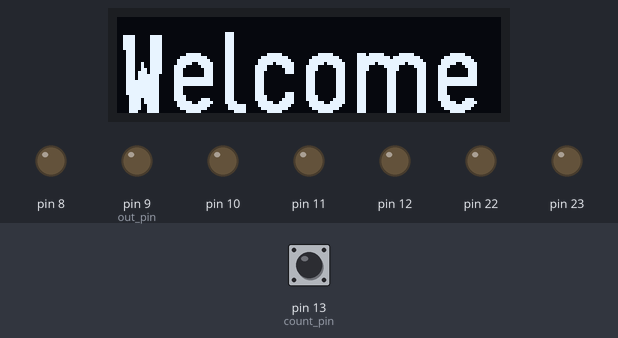
Bench run of a sketch on a simulated Arduino Uno, built with avr-gcc and run on an emulated ATmega328P. Parts: 128×32 one-colour display, output pins drawn as LEDs (lit = HIGH). The test bench sets the inputs (shaded band); at power-on: pin 13 (count_pin) HIGH.

Above: at 0.1 s.
At 1.2 s:
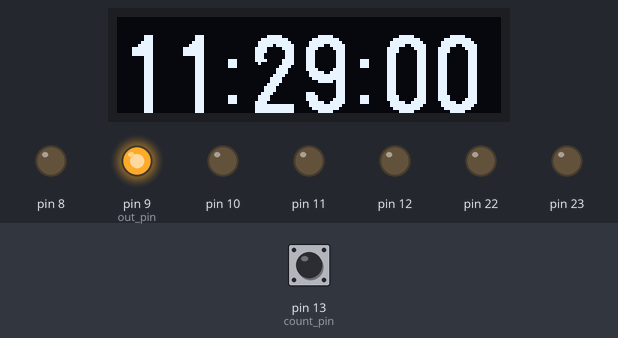
At 19.9 s:
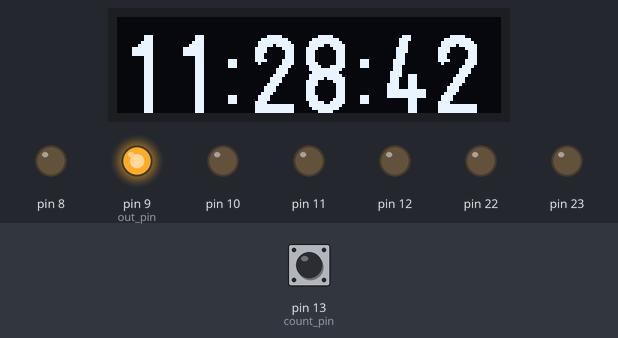
At 38.7 s:
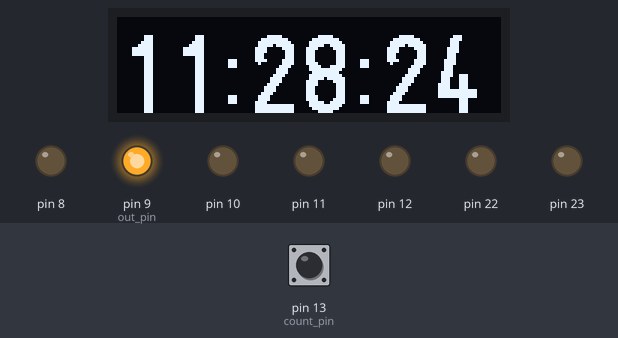
Timing chart, 0 to 40.0 s (numbered marks = the images above):
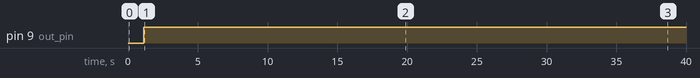

Measured:
- by itself, pin 9 (out_pin): LOW → HIGH at 1.1 s
- what the display in image 0 shows lasts 1.0 s, from 0.1 s to 1.1 s

The sketch:

USB_control.ino
```cpp
#include <U8g2lib.h>;

#define MASK(x) ((unsigned char) 1<<x)

//Initialise the OLED screen
U8G2_SSD1306_128X32_UNIVISION_F_HW_I2C u8g2 (U8G2_R0);

//Initialise all pins as unsigned char
unsigned char minutes_pin = 0;  //PC0/ADC0 analog pin 0
unsigned char hours_pin = 1;    //PC1/ADC1 analog pin 1

unsigned char count_pin = 13;   //PB5
unsigned char out_pin = 9;      //PB1

void setup() {

  //Set pins as input/output - 0 is input and 1 is output
  DDRB = ~MASK(5); //0b11011111

  //Set PB1 (digital pin 9) to LOW
  PORTB = 0;

  //Set up ADMUX register
  //0b01000000 - is what the ADMUX is set to, it sets ref voltage to Vcc = 5V
  ADMUX = 1<<REFS0;

  //0b10000111 - the ADCSRA register is set to this
  //It sets prescalar to 128 and enables the ADC
  ADCSRA = (1<<ADEN)|(1<<ADPS2)|(1<<ADPS1)|(1<<ADPS0);

  //Getting ready to start printing to screen
  u8g2.begin();

  //Welcome message with font and cursor setup
  u8g2.setFont(u8g2_font_logisoso26_tr);
  u8g2.clearBuffer();
  u8g2.setCursor(0, 32);
  u8g2.print("Welcome");
  u8g2.sendBuffer();

  Serial.begin(9600);
  delay(1000);
}

//Function to format time with or without zeroes depedning on values
String format_time ( uint8_t hours, uint8_t minutes ) {
  String h = String( hours );
  String m = ":" + String( minutes );

  if ( hours < 10 ) {
    h = "0" + String( hours );
  }

  if ( minutes < 10 ) {
    m = ":0" + String( minutes );
  }

  return h + m;
}

//Function to format time but includes seconds
String format_time_seconds ( uint32_t hours, uint32_t minutes, uint32_t seconds ) {
  String h = String( hours );
  String m = ":" + String( minutes );
  String s = ":" + String( seconds );

  if ( hours < 10 ) {
    h = "0" + String( hours );
  }

  if ( minutes < 10 ) {
    m = ":0" + String( minutes );
  }

  if ( seconds < 10 ) {
    s = ":0" + String( seconds );
  }

  return h + m + s;
}

uint16_t a_read ( unsigned char channel ) {
  //Safety feature since only 8 channels
  if (channel > 7)
    return 0;

  //Select which ADC port through ADMUX register
  ADMUX = (1<<REFS0) | channel;

  //Enable conversion through enabling ADSC (start conversion) bit
  ADCSRA |= MASK(6);

  //ADIF (interrupt) bit will become 1 when conversion finishes
  //So do nothing while this is a zero
  while ( !( ADCSRA & MASK(4) ) ) {

  }

  return ADC;
}

void loop() {

  //Clear screen/buffer every loop
  u8g2.clearBuffer();

  //Set new font
  u8g2.setFont(u8g2_font_logisoso32_tr);

  //Set the cursor appropriately to display text
  u8g2.setCursor(0, 32);

  //Every loop, get potentiometer values and map them linearly to a certain range
  uint16_t minutes_pin_value = a_read(minutes_pin);
  uint16_t hours_pin_value = a_read(hours_pin);
  uint16_t minutes = ((59 * minutes_pin_value) / 1023);
  uint16_t hours = ((23 * hours_pin_value) / 1023);
  uint32_t seconds = 60 * ((uint32_t)minutes + (uint32_t)hours * 60);
  String mes = format_time( hours, minutes );

  //Check for button push checking PINB register
  unsigned char count_pin_read = PINB & MASK(5);

  //If not currently counting, show the time that will be counting from
  if (!count_pin_read) {

    u8g2.print(mes);
    u8g2.sendBuffer();
    PORTB = 0;

  } else {
    //Otherwise, count down

    //Set the font to be smaller
    u8g2.setFont(u8g2_font_logisoso26_tr);

    //Set the timer to the current seconds value of the time picked by the user
    uint32_t timer = seconds;

    //Set formatted time with hours, seconds, and minutes
    String time_remaining = format_time_seconds(timer / 3600, timer / 60, timer % 60);

    //Loop through time, delaying each loop one second to count per second
    //This loop essentially clears the screen, sets a cursor, displays the time, counts down then repeats
    while ( timer != 0 ) {
      u8g2.clearBuffer();
      u8g2.setCursor(0, 32);
      time_remaining = format_time_seconds(timer / 3600, (timer / 60) % 60, timer % 60);
      u8g2.print(time_remaining);
      u8g2.sendBuffer();
      PORTB |= MASK(1);
      timer--;
      delay (1000);
    }

    //After counting, the counter says it's finished to go back to displaying regular time
    count_pin_read = 0;
  }

  //Delay a little bit before looping for the screen's sake
  delay(50);
}
```
